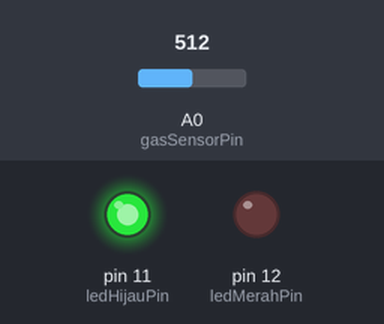
A sketch run on a simulated Arduino Uno, built with avr-gcc and run on an emulated ATmega328P. Shown: output pins drawn as LEDs (lit = HIGH). The test bench sets the inputs (shaded band); at power-on: A0 (gasSensorPin) = 512. What the sketch prints to the serial monitor is not drawn.

Above: at 1.8 s.
1.9 s: A0 (gasSensorPin) set to 986
3.4 s: A0 (gasSensorPin) set to 1019
At 4.4 s:
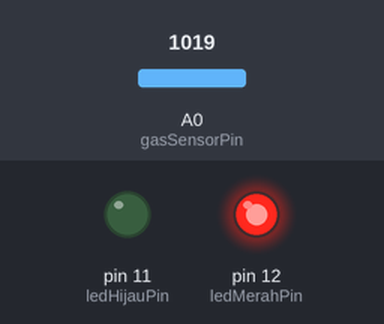
5.5 s: A0 (gasSensorPin) set to 900
At 7.2 s:
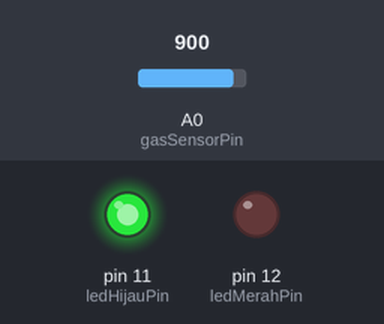
7.5 s: A0 (gasSensorPin) set to 1023
At 8.7 s:
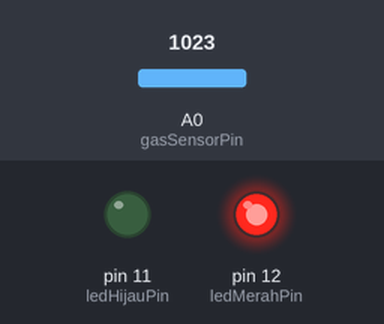
Timing chart, 0 to 10.5 s (numbered marks = the images above; inputs shaded):
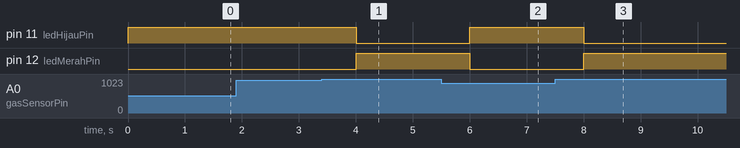

The sketch:

IoT_OnOff.ino
```cpp
// Pin konfigurasi
const int gasSensorPin = A0;       // Sensor MQ2 dihubungkan ke pin A0
const int ledMerahPin = 12;        // LED merah untuk peringatan
const int ledHijauPin = 11;        // LED hijau untuk status aman

// Ambang batas gas (ubah sesuai kebutuhan, misal 1000 untuk nilai raw analog)
const int ambangBahaya = 1000;

void setup() {
  pinMode(ledMerahPin, OUTPUT);
  pinMode(ledHijauPin, OUTPUT);
  pinMode(gasSensorPin, INPUT);

  Serial.begin(9600);  // Untuk debugging via Serial Monitor
}

void loop() {
  int nilaiGas = analogRead(gasSensorPin); // Baca nilai dari sensor MQ2

  // Tampilkan nilai ke Serial Monitor
  Serial.print("Nilai gas: ");
  Serial.println(nilaiGas);

  // Jika gas melebihi ambang batas
  if (nilaiGas > ambangBahaya) {
    digitalWrite(ledMerahPin, HIGH);   // Nyalakan LED merah
    digitalWrite(ledHijauPin, LOW);    // Matikan LED hijau
    Serial.println("⚠️ BAHAYA! Kebocoran gas terdeteksi!");
  } else {
    digitalWrite(ledMerahPin, LOW);    // Matikan LED merah
    digitalWrite(ledHijauPin, HIGH);   // Nyalakan LED hijau
    Serial.println("✅ Aman. Tidak ada kebocoran gas.");
  }

  delay(1000); // Tunggu 1 detik sebelum membaca ulang
}
```

Measured:
- the behaviour switches between 1000 and 1001 on A0 (gasSensorPin) (found by bisection; images 0 and 1)
- after the input at 1.9 s, every drawn part: stays the same
- after the input at 3.4 s, pin 11 (ledHijauPin): HIGH → LOW after 0.60 s; pin 12 (ledMerahPin): LOW → HIGH after 0.60 s
- after the input at 5.5 s, pin 11 (ledHijauPin): LOW → HIGH after 0.50 s; pin 12 (ledMerahPin): HIGH → LOW after 0.50 s
- after the input at 7.5 s, pin 11 (ledHijauPin): HIGH → LOW after 0.51 s; pin 12 (ledMerahPin): LOW → HIGH after 0.51 s
